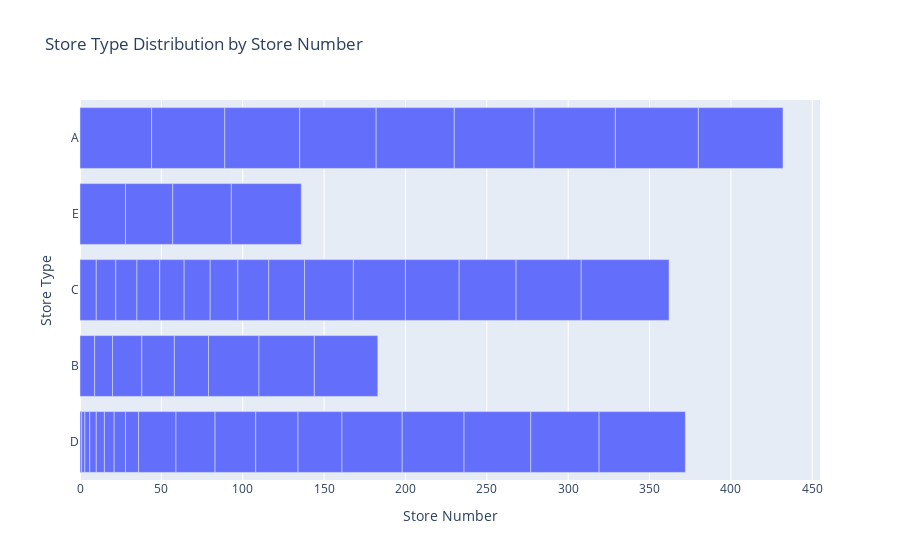

Notebook code for this chart:
### Markdown cell above
* Store type D has most number of the clusters followed by type C and then A and B. Store type E has 4 of cluster cluster 10 which is the only cluster there.

### Code cell
# Create a bar plot
fig = px.bar(stores_data, x='store_nbr', y='type', title='Store Type Distribution by Store Number')

# Add labels and title
fig.update_layout(xaxis_title='Store Number', yaxis_title='Store Type')

# Show the plot
fig.show()

### Figure 1 — Plotly figure (JSON) as saved in the notebook; plotly's stock layout.template omitted (floating-point values rounded to 4 significant figures)
{"data": [{"alignmentgroup": "True", "hovertemplate": "store_nbr=%{x}<br>type=%{y}<extra></extra>", "legendgroup": "", "marker": {"color": "#636efa", "pattern": {"shape": ""}}, "name": "", "offsetgroup": "", "orientation": "h", "showlegend": false, "textposition": "auto", "type": "bar", "x": [1, 2, 3, 4, 5, 6, 7, 8, 9, 10, 11, 12, 13, 14, 15, 16, 17, 18, 19, 20, 21, 22, 23, 24, 25, 26, 27, 28, 29, 30, 31, 32, 33, 34, 35, 36, 37, 38, 39, 40, 41, 42, 43, 44, 45, 46, 47, 48, 49, 50, 51, 52, 53, 54], "xaxis": "x", "y": ["D", "D", "D", "D", "D", "D", "D", "D", "B", "C", "B", "C", "C", "C", "C", "C", "C", "B", "C", "B", "B", "C", "D", "D", "D", "D", "D", "E", "E", "C", "B", "C", "C", "B", "C", "E", "D", "D", "B", "C", "D", "D", "E", "A", "A", "A", "A", "A", "A", "A", "A", "A", "D", "C"], "yaxis": "y"}], "layout": {"barmode": "relative", "legend": {"tracegroupgap": 0}, "title": {"text": "Store Type Distribution by Store Number"}, "xaxis": {"anchor": "y", "domain": [0, 1], "title": {"text": "Store Number"}}, "yaxis": {"anchor": "x", "domain": [0, 1], "title": {"text": "Store Type"}}}}
